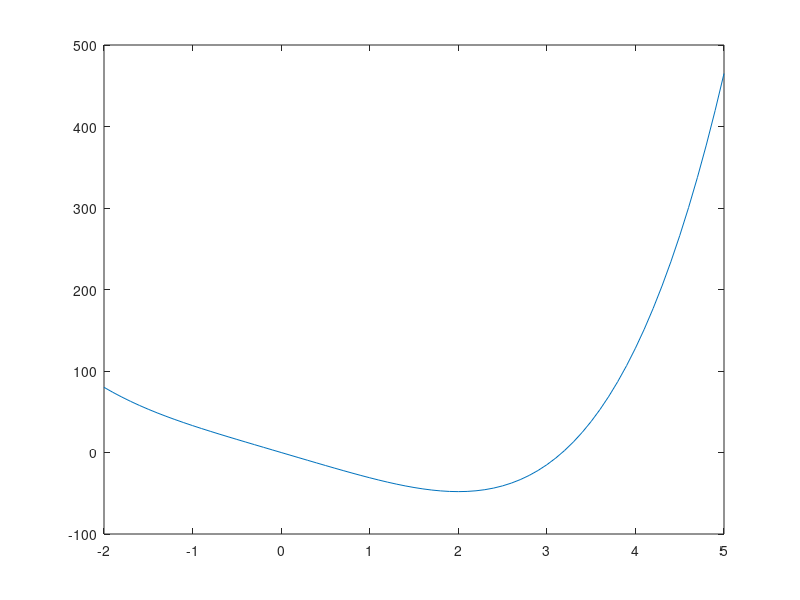

This chart was generated by the following MATLAB code: (Note: this script raises an error after producing the figure.)
% MECH 559 - K. Al Handawi
% McGill University
% Example 4.18 in Papalambros and Wilde

clear
clc
close all
clf

% Visualization of the objective and iterates
x = -2:.1:5;
f = x.^4 - 32*x;

figure(1), clf
plot(x,f)
xlim([-2,5])
hold on

% Choose method (gradient = 1, Newton = 2)
method = 2;

% Ask for intitial guess
xold = -3; 

% algorithmic parameters
alpha = .01;
my_epsilon = .1;
kmax = 1000;
iteract = 1; % turn this off to avoid having to hit ENTER on every iteration
verbose = 1; % turn this off to avoid having printing every iteration
plot_progress = 1; % turn this off to avoid plotting every iteration

% optimization
[x_opt,f_opt] = optimize(@obj,@grad,@hessian,method,xold,my_epsilon,kmax,iteract,verbose,plot_progress);

% solution
disp([' ']) % newline
disp(['minimum function value = ',num2str(obj(x_opt))])
disp(['minimizer value = ',sprintf('%0.5f, ',x_opt)])

%% User defined objective, gradient, and hessian
function g = grad(x)
   g = 4*x(1)^3 - 32;
end

function H = hessian(x)
   H = 12*x^2;
end

function f = obj(x)
   f = x^4 -32*x;
end